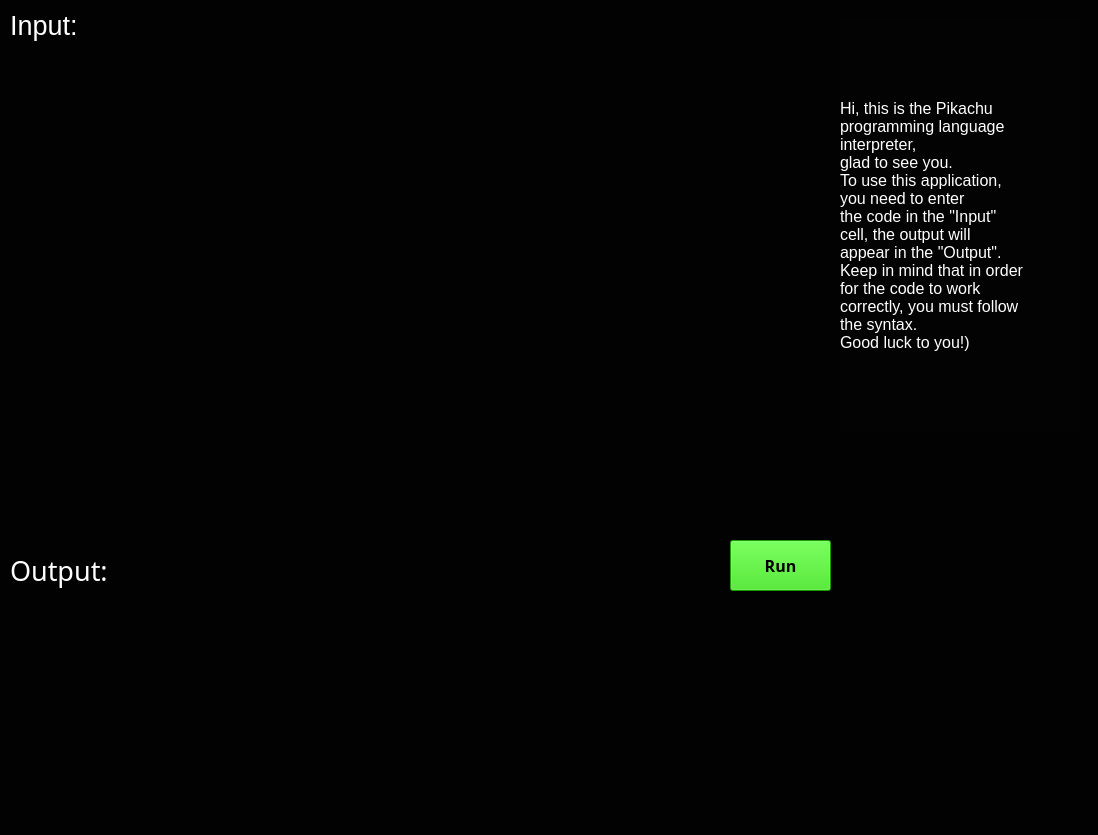
<?xml version="1.0" encoding="UTF-8"?>
<ui version="4.0">
 <class>MainWindow</class>
 <widget class="QMainWindow" name="MainWindow">
  <property name="geometry">
   <rect>
    <x>0</x>
    <y>0</y>
    <width>1098</width>
    <height>835</height>
   </rect>
  </property>
  <property name="font">
   <font>
    <family>Muller Regular</family>
    <weight>50</weight>
    <bold>false</bold>
   </font>
  </property>
  <property name="windowTitle">
   <string>MainWindow</string>
  </property>
  <property name="styleSheet">
   <string notr="true">background-color: rgb(2, 2, 2);</string>
  </property>
  <widget class="QWidget" name="centralwidget">
   <widget class="QTextEdit" name="textEdit">
    <property name="geometry">
     <rect>
      <x>10</x>
      <y>60</y>
      <width>821</width>
      <height>471</height>
     </rect>
    </property>
    <property name="font">
     <font>
      <family>Muller Regular</family>
      <pointsize>16</pointsize>
      <weight>50</weight>
      <bold>false</bold>
     </font>
    </property>
    <property name="styleSheet">
     <string notr="true">border-color: rgb(255, 255, 255);
color: rgb(255, 255, 255);</string>
    </property>
   </widget>
   <widget class="QTextEdit" name="textEdit_2">
    <property name="geometry">
     <rect>
      <x>10</x>
      <y>600</y>
      <width>821</width>
      <height>181</height>
     </rect>
    </property>
    <property name="font">
     <font>
      <family>Muller Regular</family>
      <pointsize>16</pointsize>
      <weight>50</weight>
      <bold>false</bold>
     </font>
    </property>
    <property name="styleSheet">
     <string notr="true">color: rgb(255, 255, 255);
border-color: rgb(255, 255, 255);</string>
    </property>
    <property name="readOnly">
     <bool>true</bool>
    </property>
   </widget>
   <widget class="QLabel" name="label">
    <property name="geometry">
     <rect>
      <x>10</x>
      <y>10</y>
      <width>541</width>
      <height>31</height>
     </rect>
    </property>
    <property name="font">
     <font>
      <family>MS Shell Dlg 2</family>
      <pointsize>20</pointsize>
      <weight>50</weight>
      <bold>false</bold>
     </font>
    </property>
    <property name="styleSheet">
     <string notr="true">color: rgb(255, 255, 255);</string>
    </property>
    <property name="text">
     <string>Input:</string>
    </property>
   </widget>
   <widget class="QLabel" name="label_2">
    <property name="geometry">
     <rect>
      <x>10</x>
      <y>550</y>
      <width>281</width>
      <height>41</height>
     </rect>
    </property>
    <property name="font">
     <font>
      <family>Muller Regular</family>
      <pointsize>20</pointsize>
      <weight>50</weight>
      <bold>false</bold>
     </font>
    </property>
    <property name="styleSheet">
     <string notr="true">color: rgb(255, 255, 255);</string>
    </property>
    <property name="text">
     <string>Output:</string>
    </property>
   </widget>
   <widget class="QPushButton" name="pushButton">
    <property name="geometry">
     <rect>
      <x>730</x>
      <y>540</y>
      <width>101</width>
      <height>51</height>
     </rect>
    </property>
    <property name="font">
     <font>
      <family>Muller Regular</family>
      <pointsize>12</pointsize>
      <weight>75</weight>
      <bold>true</bold>
     </font>
    </property>
    <property name="styleSheet">
     <string notr="true">background-color: rgb(37, 217, 5);</string>
    </property>
    <property name="text">
     <string>Run</string>
    </property>
   </widget>
   <widget class="QLabel" name="label_3">
    <property name="geometry">
     <rect>
      <x>840</x>
      <y>20</y>
      <width>241</width>
      <height>411</height>
     </rect>
    </property>
    <property name="font">
     <font>
      <pointsize>12</pointsize>
     </font>
    </property>
    <property name="layoutDirection">
     <enum>Qt::LeftToRight</enum>
    </property>
    <property name="styleSheet">
     <string notr="true">color: rgb(255, 255, 255);
background-color: rgb(3, 3, 3);</string>
    </property>
    <property name="midLineWidth">
     <number>0</number>
    </property>
    <property name="text">
     <string>Hi, this is the Pikachu 
programming language 
interpreter, 
glad to see you. 
To use this application, 
you need to enter 
the code in the &quot;Input&quot; 
cell, the output will 
appear in the &quot;Output&quot;. 
Keep in mind that in order 
for the code to work 
correctly, you must follow 
the syntax.  
Good luck to you!)</string>
    </property>
    <property name="margin">
     <number>0</number>
    </property>
   </widget>
  </widget>
  <widget class="QMenuBar" name="menubar">
   <property name="geometry">
    <rect>
     <x>0</x>
     <y>0</y>
     <width>1098</width>
     <height>26</height>
    </rect>
   </property>
  </widget>
  <widget class="QStatusBar" name="statusbar"/>
 </widget>
 <resources/>
 <connections/>
</ui>
